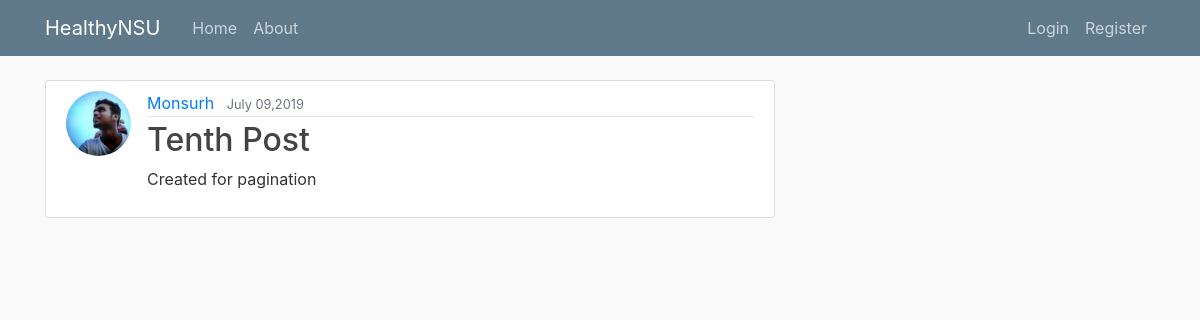
/healthsuggest/ask/post/16, run on the app's committed database.
### healthsuggest/models.py (models this page shows, shortened)
class Post(models.Model):
    title = models.CharField(max_length=100)
    content = models.TextField()
    date_posted = models.DateTimeField(default=timezone.now)
    author = models.ForeignKey(User, on_delete=models.CASCADE)

### users/models.py (models this page shows, shortened)
class profile(models.Model):
    user = models.OneToOneField(User, on_delete=models.CASCADE)
    image = models.ImageField(default = 'default.jpg',upload_to='profile_pics')

### healthsuggest/views.py (the view)
# urls.py: path('ask/post/<int:pk>',PostDetailViewA.as_view() , name='post-detailask'),
class PostDetailViewA(DetailView):
    model = Post

### healthsuggest/templates/healthsuggest/post_detail.html (shortened to what this page needs)
{% extends "home/base.html" %}
{% block content %}
<article class="media content-section">
  <img class="rounded-circle article-img" src="{{ object.author.profile.image.url }}">
  <div class="media-body">
    <div class="article-metadata">
      <a class="mr-2 text-capitalize" href="{% url 'user-posts' object.author.username %}">{{ object.author }}</a>
      <small class="text-muted">{{ object.date_posted|date:"F d,Y" }}</small>
    </div>
    <h2 class="article-title text-capitalize">{{ object.title }}</h2>
    <p class="article-content">{{ object.content }}</p>
  </div>
</article>
{% endblock content %}

### home/static/home/main.css (style rules this page uses)
body { background: #fafafa; color: #333333; margin-top: 5rem; }
h1, h2, h3, h4, h5, h6 { color: #444444; }
.content-section { background: #ffffff; padding: 10px 20px; border: 1px solid #dddddd; border-radius: 3px; margin-bottom: 20px; }
.article-title { color: #444444; }
.article-content { white-space: pre-line; }
.article-img { height: 65px; width: 65px; margin-right: 16px; }
.article-metadata { padding-bottom: 1px; margin-bottom: 4px; border-bottom: 1px solid #e3e3e3 }

### data on the page
Post: author.profile.image (picture), author "Monsurh", date_posted "July 09,2019", title "Tenth Post", content "Created for pagination"
